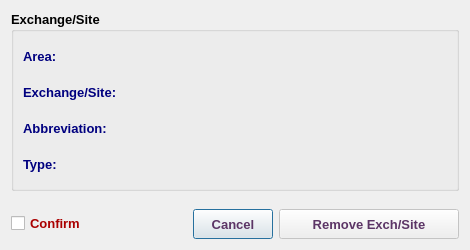
<?xml version="1.0" encoding="UTF-8"?>
<ui version="4.0">
 <class>RemoveExchangeSiteDialog</class>
 <widget class="QDialog" name="RemoveExchangeSiteDialog">
  <property name="windowModality">
   <enum>Qt::NonModal</enum>
  </property>
  <property name="geometry">
   <rect>
    <x>0</x>
    <y>0</y>
    <width>470</width>
    <height>250</height>
   </rect>
  </property>
  <property name="minimumSize">
   <size>
    <width>470</width>
    <height>250</height>
   </size>
  </property>
  <property name="maximumSize">
   <size>
    <width>471</width>
    <height>251</height>
   </size>
  </property>
  <property name="font">
   <font>
    <family>Tahoma</family>
    <pointsize>10</pointsize>
   </font>
  </property>
  <property name="windowTitle">
   <string>Remove Exchange/Site</string>
  </property>
  <property name="windowIcon">
   <iconset resource="../../../../image.qrc">
    <normaloff>:/Image/remove.png</normaloff>:/Image/remove.png</iconset>
  </property>
  <layout class="QVBoxLayout" name="verticalLayout_2">
   <item>
    <widget class="QGroupBox" name="groupBox">
     <property name="font">
      <font>
       <family>Tahoma</family>
       <pointsize>10</pointsize>
       <weight>75</weight>
       <bold>true</bold>
      </font>
     </property>
     <property name="title">
      <string>Exchange/Site</string>
     </property>
     <layout class="QVBoxLayout" name="verticalLayout">
      <item>
       <layout class="QHBoxLayout" name="horizontalLayout">
        <item>
         <widget class="QLabel" name="label">
          <property name="minimumSize">
           <size>
            <width>130</width>
            <height>30</height>
           </size>
          </property>
          <property name="maximumSize">
           <size>
            <width>130</width>
            <height>30</height>
           </size>
          </property>
          <property name="font">
           <font>
            <family>Tahoma</family>
            <pointsize>10</pointsize>
            <weight>75</weight>
            <bold>true</bold>
           </font>
          </property>
          <property name="styleSheet">
           <string notr="true">color: rgb(0, 0, 127);</string>
          </property>
          <property name="text">
           <string>Area:</string>
          </property>
         </widget>
        </item>
        <item>
         <widget class="QLabel" name="areaLbl">
          <property name="sizePolicy">
           <sizepolicy hsizetype="Expanding" vsizetype="Preferred">
            <horstretch>0</horstretch>
            <verstretch>0</verstretch>
           </sizepolicy>
          </property>
          <property name="minimumSize">
           <size>
            <width>150</width>
            <height>30</height>
           </size>
          </property>
          <property name="maximumSize">
           <size>
            <width>5000</width>
            <height>30</height>
           </size>
          </property>
          <property name="font">
           <font>
            <family>Tahoma</family>
            <pointsize>10</pointsize>
            <weight>75</weight>
            <bold>true</bold>
           </font>
          </property>
          <property name="styleSheet">
           <string notr="true">color: rgb(85, 0, 127);</string>
          </property>
          <property name="text">
           <string/>
          </property>
          <property name="alignment">
           <set>Qt::AlignLeading|Qt::AlignLeft|Qt::AlignVCenter</set>
          </property>
          <property name="wordWrap">
           <bool>true</bool>
          </property>
         </widget>
        </item>
       </layout>
      </item>
      <item>
       <layout class="QHBoxLayout" name="horizontalLayout_2">
        <item>
         <widget class="QLabel" name="label_2">
          <property name="minimumSize">
           <size>
            <width>130</width>
            <height>30</height>
           </size>
          </property>
          <property name="maximumSize">
           <size>
            <width>130</width>
            <height>30</height>
           </size>
          </property>
          <property name="font">
           <font>
            <family>Tahoma</family>
            <pointsize>10</pointsize>
            <weight>75</weight>
            <bold>true</bold>
           </font>
          </property>
          <property name="styleSheet">
           <string notr="true">color: rgb(0, 0, 127);</string>
          </property>
          <property name="text">
           <string>Exchange/Site:</string>
          </property>
         </widget>
        </item>
        <item>
         <widget class="QLabel" name="exchLbl">
          <property name="sizePolicy">
           <sizepolicy hsizetype="Expanding" vsizetype="Preferred">
            <horstretch>0</horstretch>
            <verstretch>0</verstretch>
           </sizepolicy>
          </property>
          <property name="minimumSize">
           <size>
            <width>200</width>
            <height>30</height>
           </size>
          </property>
          <property name="maximumSize">
           <size>
            <width>5000</width>
            <height>30</height>
           </size>
          </property>
          <property name="font">
           <font>
            <family>Tahoma</family>
            <pointsize>10</pointsize>
            <weight>75</weight>
            <bold>true</bold>
           </font>
          </property>
          <property name="styleSheet">
           <string notr="true">color: rgb(85, 0, 127);</string>
          </property>
          <property name="text">
           <string/>
          </property>
          <property name="alignment">
           <set>Qt::AlignLeading|Qt::AlignLeft|Qt::AlignVCenter</set>
          </property>
          <property name="wordWrap">
           <bool>true</bool>
          </property>
         </widget>
        </item>
       </layout>
      </item>
      <item>
       <layout class="QHBoxLayout" name="horizontalLayout_3">
        <item>
         <widget class="QLabel" name="label_3">
          <property name="minimumSize">
           <size>
            <width>130</width>
            <height>30</height>
           </size>
          </property>
          <property name="maximumSize">
           <size>
            <width>130</width>
            <height>30</height>
           </size>
          </property>
          <property name="font">
           <font>
            <family>Tahoma</family>
            <pointsize>10</pointsize>
            <weight>75</weight>
            <bold>true</bold>
           </font>
          </property>
          <property name="styleSheet">
           <string notr="true">color: rgb(0, 0, 127);</string>
          </property>
          <property name="text">
           <string>Abbreviation:</string>
          </property>
         </widget>
        </item>
        <item>
         <widget class="QLabel" name="abbrLbl">
          <property name="sizePolicy">
           <sizepolicy hsizetype="Expanding" vsizetype="Preferred">
            <horstretch>0</horstretch>
            <verstretch>0</verstretch>
           </sizepolicy>
          </property>
          <property name="minimumSize">
           <size>
            <width>150</width>
            <height>30</height>
           </size>
          </property>
          <property name="maximumSize">
           <size>
            <width>5000</width>
            <height>30</height>
           </size>
          </property>
          <property name="font">
           <font>
            <family>Tahoma</family>
            <pointsize>10</pointsize>
            <weight>75</weight>
            <bold>true</bold>
           </font>
          </property>
          <property name="styleSheet">
           <string notr="true">color: rgb(85, 0, 127);</string>
          </property>
          <property name="text">
           <string/>
          </property>
          <property name="alignment">
           <set>Qt::AlignLeading|Qt::AlignLeft|Qt::AlignVCenter</set>
          </property>
         </widget>
        </item>
       </layout>
      </item>
      <item>
       <layout class="QHBoxLayout" name="horizontalLayout_4">
        <item>
         <widget class="QLabel" name="label_4">
          <property name="minimumSize">
           <size>
            <width>130</width>
            <height>30</height>
           </size>
          </property>
          <property name="maximumSize">
           <size>
            <width>130</width>
            <height>30</height>
           </size>
          </property>
          <property name="font">
           <font>
            <family>Tahoma</family>
            <pointsize>10</pointsize>
            <weight>75</weight>
            <bold>true</bold>
           </font>
          </property>
          <property name="styleSheet">
           <string notr="true">color: rgb(0, 0, 127);</string>
          </property>
          <property name="text">
           <string>Type:</string>
          </property>
         </widget>
        </item>
        <item>
         <widget class="QLabel" name="typeLbl">
          <property name="sizePolicy">
           <sizepolicy hsizetype="Expanding" vsizetype="Preferred">
            <horstretch>0</horstretch>
            <verstretch>0</verstretch>
           </sizepolicy>
          </property>
          <property name="minimumSize">
           <size>
            <width>150</width>
            <height>30</height>
           </size>
          </property>
          <property name="maximumSize">
           <size>
            <width>5000</width>
            <height>30</height>
           </size>
          </property>
          <property name="font">
           <font>
            <family>Tahoma</family>
            <pointsize>10</pointsize>
            <weight>75</weight>
            <bold>true</bold>
           </font>
          </property>
          <property name="styleSheet">
           <string notr="true">color: rgb(85, 0, 127);</string>
          </property>
          <property name="text">
           <string/>
          </property>
          <property name="alignment">
           <set>Qt::AlignRight|Qt::AlignTrailing|Qt::AlignVCenter</set>
          </property>
         </widget>
        </item>
       </layout>
      </item>
     </layout>
    </widget>
   </item>
   <item>
    <spacer name="verticalSpacer">
     <property name="font">
      <font>
       <family>Tahoma</family>
       <pointsize>10</pointsize>
      </font>
     </property>
     <property name="orientation">
      <enum>Qt::Vertical</enum>
     </property>
     <property name="sizeHint" stdset="0">
      <size>
       <width>20</width>
       <height>40</height>
      </size>
     </property>
    </spacer>
   </item>
   <item>
    <layout class="QHBoxLayout" name="horizontalLayout_5">
     <item>
      <widget class="QCheckBox" name="checkBox">
       <property name="font">
        <font>
         <family>Tahoma</family>
         <pointsize>10</pointsize>
         <weight>75</weight>
         <bold>true</bold>
        </font>
       </property>
       <property name="styleSheet">
        <string notr="true">color: rgb(170, 0, 0);</string>
       </property>
       <property name="text">
        <string>Confirm</string>
       </property>
      </widget>
     </item>
     <item>
      <spacer name="horizontalSpacer">
       <property name="font">
        <font>
         <family>Tahoma</family>
         <pointsize>10</pointsize>
        </font>
       </property>
       <property name="orientation">
        <enum>Qt::Horizontal</enum>
       </property>
       <property name="sizeHint" stdset="0">
        <size>
         <width>40</width>
         <height>20</height>
        </size>
       </property>
      </spacer>
     </item>
     <item>
      <widget class="QPushButton" name="cancelBtn">
       <property name="sizePolicy">
        <sizepolicy hsizetype="Preferred" vsizetype="Preferred">
         <horstretch>0</horstretch>
         <verstretch>0</verstretch>
        </sizepolicy>
       </property>
       <property name="minimumSize">
        <size>
         <width>80</width>
         <height>30</height>
        </size>
       </property>
       <property name="maximumSize">
        <size>
         <width>200</width>
         <height>30</height>
        </size>
       </property>
       <property name="font">
        <font>
         <family>Tahoma</family>
         <pointsize>10</pointsize>
         <weight>75</weight>
         <bold>true</bold>
        </font>
       </property>
       <property name="styleSheet">
        <string notr="true">color: rgb(92, 53, 102);</string>
       </property>
       <property name="text">
        <string>Cancel</string>
       </property>
      </widget>
     </item>
     <item>
      <widget class="QPushButton" name="removeBtn">
       <property name="enabled">
        <bool>false</bool>
       </property>
       <property name="sizePolicy">
        <sizepolicy hsizetype="Preferred" vsizetype="Preferred">
         <horstretch>0</horstretch>
         <verstretch>0</verstretch>
        </sizepolicy>
       </property>
       <property name="minimumSize">
        <size>
         <width>180</width>
         <height>30</height>
        </size>
       </property>
       <property name="maximumSize">
        <size>
         <width>220</width>
         <height>30</height>
        </size>
       </property>
       <property name="font">
        <font>
         <family>Tahoma</family>
         <pointsize>10</pointsize>
         <weight>75</weight>
         <bold>true</bold>
        </font>
       </property>
       <property name="styleSheet">
        <string notr="true">color: rgb(92, 53, 102);</string>
       </property>
       <property name="text">
        <string>Remove Exch/Site</string>
       </property>
       <property name="icon">
        <iconset resource="../../../../image.qrc">
         <normaloff>:/Image/remove.png</normaloff>:/Image/remove.png</iconset>
       </property>
       <property name="iconSize">
        <size>
         <width>20</width>
         <height>20</height>
        </size>
       </property>
      </widget>
     </item>
    </layout>
   </item>
  </layout>
 </widget>
 <tabstops>
  <tabstop>checkBox</tabstop>
  <tabstop>removeBtn</tabstop>
  <tabstop>cancelBtn</tabstop>
 </tabstops>
 <resources>
  <include location="../../../../image.qrc"/>
 </resources>
 <connections/>
</ui>
